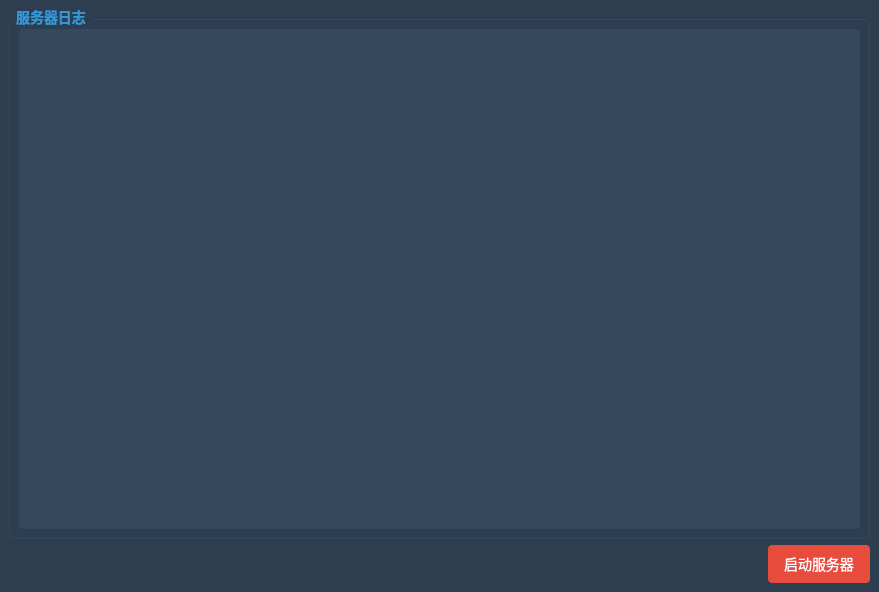
<?xml version="1.0" encoding="UTF-8"?>
<ui version="4.0">
 <class>MainWindow</class>
 <widget class="QMainWindow" name="MainWindow">
  <property name="geometry">
   <rect>
    <x>0</x>
    <y>0</y>
    <width>879</width>
    <height>592</height>
   </rect>
  </property>
  <property name="windowTitle">
   <string>服务器</string>
  </property>
  <property name="windowOpacity">
   <double>11.000000000000000</double>
  </property>
  <property name="styleSheet">
   <string notr="true">/* 全局背景 */
QMainWindow {
    background-color: #2c3e50;
}

/* 组框 GroupBox */
QGroupBox {
    color: #ecf0f1;
    font-size: 14px;
    font-weight: bold;
    border: 1px solid #34495e;
    border-radius: 6px;
    margin-top: 10px; /* 为标题留出空间 */
}
QGroupBox::title {
    subcontrol-origin: margin;
    subcontrol-position: top left;
    padding: 0 5px;
    color: #3498db;
}

/* 日志文本框 */
QPlainTextEdit {
    background-color: #34495e;
    color: #2ecc71; /* 黑客帝国绿，或者用白色 */
    font-family: &quot;Consolas&quot;, &quot;Courier New&quot;, monospace;
    border: none;
    border-radius: 4px;
    selection-background-color: #3498db;
}

/* 按钮 */
QPushButton {
    background-color: #e74c3c; /* 默认显示停止颜色，或者用蓝色 */
    color: white;
    border-radius: 4px;
    padding: 8px 16px;
    font-size: 14px;
}
QPushButton:hover {
    background-color: #c0392b;
}
/* 如果你想让按钮基于状态变色，需要在代码逻辑里动态setStyleSheet，但在设计器里可以先设个通用的 */</string>
  </property>
  <widget class="QWidget" name="centralwidget">
   <layout class="QVBoxLayout" name="verticalLayout">
    <item>
     <widget class="QGroupBox" name="groupBox">
      <property name="title">
       <string>服务器日志</string>
      </property>
      <layout class="QVBoxLayout" name="verticalLayout_2">
       <item>
        <widget class="QPlainTextEdit" name="logEdit"/>
       </item>
      </layout>
     </widget>
    </item>
    <item>
     <layout class="QHBoxLayout" name="horizontalLayout">
      <item>
       <spacer name="horizontalSpacer">
        <property name="orientation">
         <enum>Qt::Orientation::Horizontal</enum>
        </property>
        <property name="sizeHint" stdset="0">
         <size>
          <width>689</width>
          <height>20</height>
         </size>
        </property>
       </spacer>
      </item>
      <item>
       <widget class="QPushButton" name="startStopButton">
        <property name="text">
         <string>启动服务器</string>
        </property>
       </widget>
      </item>
     </layout>
    </item>
   </layout>
  </widget>
 </widget>
 <resources/>
 <connections/>
</ui>
